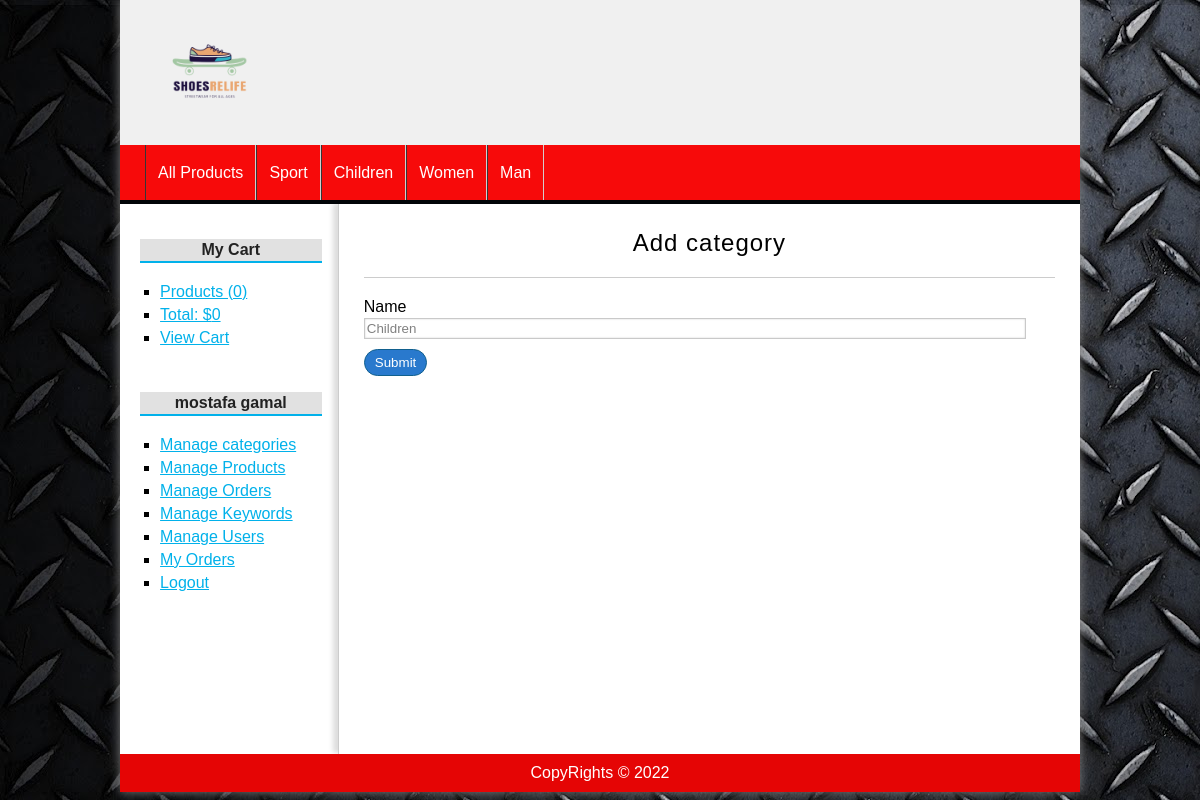
The page /categories/edit&id=3 (signed in) on the database its author committed.
### tables this page shows
CREATE TABLE `categories` (
  `id` int(255) NOT NULL,
  `name` varchar(100) NOT NULL
);

### config/database.php (called while the page is built)
<?php
class Database{
    public static function connect(){
        $db = new mysqli('localhost', 'root', '', 'php_mvc');
        $db->query("SET NAMES 'utf8'");
        return $db;
    }
}
?>

### helpers/helpers.php (called while the page is built, shortened)
<?php
class Helpers{
    public static function showCategories(){
        require_once 'models/Category.php';
        $category = new Category();
        $categories = $category->getAll();
        return $categories;
    }
}
?>

### models/Category.php (called while the page is built, shortened)
<?php
class Category{
    private $id;
    private $db;
    public function __construct()
    {
        $this->db = Database::connect();
    }
    public function getId(){
        return $this->id;
    }
    public function setId($id){
        $this->id = $id;
    }
    Public function getAll(){
        $sql = "SELECT * FROM categories ORDER BY id DESC";
        $categories = $this->db->query($sql);
        return $categories;
    }
    public function getCategory(){
        $sql = "SELECT * FROM categories WHERE id = {$this->getId()}";
        $category = $this->db->query($sql);
        return $category->fetch_object();
    }
}
?>

### views/categories/create.php (the view, shortened to what this page needs)
<!-- <?php if(isset($edit) && isset($categoryOne) && is_object($categoryOne)): ?>
    <?php $url_action = base_url."categories/save&id=".$categoryOne->id; ?>
<?php else: ?>
    <h1>Create new category</h1>
    <?php $url_action = base_url."categories/save"; ?>
<?php endif; ?> -->
<h1>Add category</h1>
<form action="<?=$url_action?>" method="POST">
    <label for="name" >Name</label>
    <input type="text" name="name" required value="<?=isset($categoryOne) && is_object($categoryOne) ? $categoryOne->name : ''; ?>">
    <input type="submit">
</form>

### views/partials/header.php (shortened to what this page needs)
<!DOCTYPE html>
<html lang="en">
<head>
    <link rel="stylesheet" href="<?=base_url?>assets/css/styles.css">
</head>
<body>
    <div id="container">
        <header id="header">
            <div id="logo">
                <img src="<?=base_url?>assets/img/brandlogo.png" alt="Logo">
            </div>
        </header>
        <?php $categories = Helpers::showCategories(); ?>
        <nav id="menu">
            <ul>
                <li><a href="<?=base_url?>">All Products</a></li>
                <?php while($category = $categories->fetch_object()): ?>
                <li><a href="<?=base_url?>categories/show&id=<?=$category->id?>"><?= $category->name ?></a></li>
                <?php endwhile; ?>
            </ul>
        </nav>
        <div class="row">
        <div id="content">

### assets/css/styles.css (style rules this page uses)
* { padding: 0px; margin: 0px; font-family: sans-serif, Helvetica, Arial; }
body { background: url(../img/303.jpg); }
a { color: #01B1EA; }
#container { width: 80%; margin: 0px auto; box-shadow: 0px 0px 10px gray; background: white; }
#header { height: 145px; background: #F0F0F0; }
#logo { padding: 20px; margin-left: 20px; float:left; }
#logo img { float:left; height: 100px; }
#menu { clear:both; background: #f70a0a; color: white; height: 55px; border-bottom: 4px solid #010407; }
#menu ul { list-style: none; text-decoration: none; margin: 0px auto; margin-left: 25px; }
#menu ul li { line-height: 55px; float:left; border-right: 1px solid #d5cdcd; }
#menu a { display: block; color: white; text-decoration: none; padding-left: 12px; padding-right: 12px; transition: all 300ms; }
#menu a:first-child { border-left: 1px solid #363636; }
#content { margin: 0px auto; overflow: hidden; background: white; }
label, input[type="text"], input[type="password"], input[type="email"], input[type="number"], select, textarea { display:block; width: 95%; margin-top: 2px; margin-bottom: 2px; }
input[type="text"], input[type="password"], input[type="email"], input[type="number"], select, textarea { border: 1px solid #C9C9C9; box-shadow: 0px 0px 2px #ccc inset; background: white; padding: 2px; color: gray; transition: all 300ms; }
input[type="button"], input[type="submit"], button, .button { display: block; border-radius: 14px; width: auto; padding: 5px; padding-left: 10px; padding-right: 10px; color: white; background: #2979CD; border: 1px solid #11608E; cursor:pointer; }
label, input[type="button"], input[type="submit"], button { display:block; margin-top: 10px; }
#central h1 { font-size: 24px; font-weight: normal; letter-spacing: 1px; text-align: center; border-bottom: 1px solid #ccc; margin-bottom: 20px; padding: 20px; padding-top: 0px; }

### rows shown on the page
categories: name "Sport"
categories: name "Children"
categories: name "Women"
categories: name "Man"

### other values the page prints
$stats['count'] "0"
$stats['total'] "0"
$_SESSION['user_identity']->name "mostafa"
$_SESSION['user_identity']->lastname "gamal"
